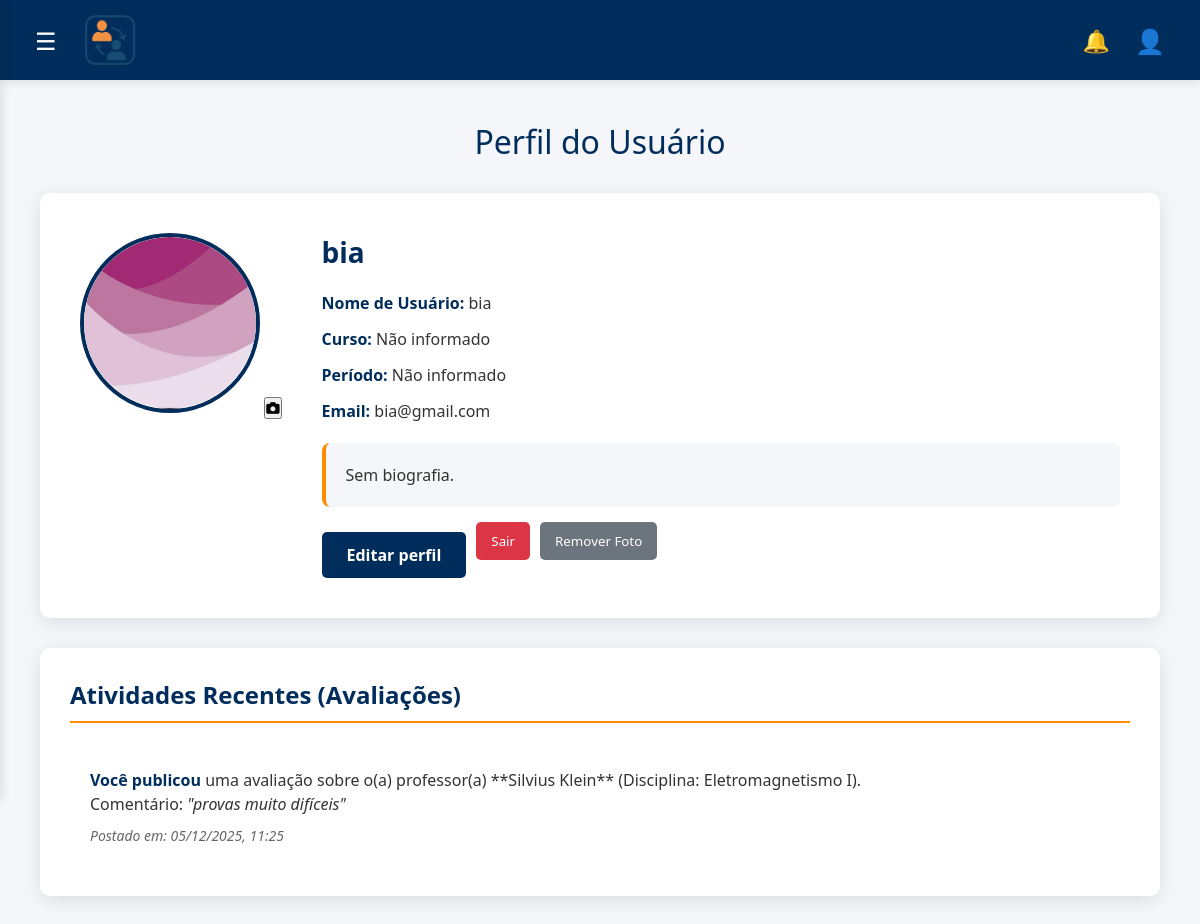
The app's page /perfil/ (signed in) with its own data.
### core/models.py (models this page shows, shortened)
class UserProfile(models.Model):
    user = models.OneToOneField(settings.AUTH_USER_MODEL, on_delete=models.CASCADE)
    foto_perfil = models.ImageField(default='perfil_padrao.png', upload_to='profile_pics')
    curso = models.CharField(max_length=100, blank=True, null=True)
    periodo = models.CharField(max_length=20, blank=True, null=True) # <-- ESTE NOME É CRÍTICO
    bio = models.TextField(max_length=500, blank=True, null=True)

class Avaliacao(models.Model):
    usuario = models.ForeignKey(User, on_delete=models.CASCADE)
    disciplina = models.ForeignKey(Disciplina, on_delete=models.CASCADE)
    professor = models.ForeignKey(Professor, on_delete=models.CASCADE)
    nota = models.DecimalField(max_digits=3, decimal_places=1)
    comentario = models.TextField()
    data_criacao = models.DateTimeField(auto_now_add=True)

class Professor(models.Model):
    nome = models.CharField(max_length=200, unique=True)
    def __str__(self):
        return self.nome

class Disciplina(models.Model):
    nome = models.CharField(max_length=100, unique=True)
    codigo = models.CharField(max_length=10, unique=True, blank=True, null=True)

### core/views.py (the view)
# urls.py: path('perfil/', views.perfil, name='perfil'),
@login_required
def perfil(request):
    usuario_logado = request.user
    profile_instance, created = UserProfile.objects.get_or_create(user=usuario_logado)
    if request.method == 'POST':
        p_form = ProfileUpdateForm(request.POST, request.FILES, instance=profile_instance)
        u_form = UserUpdateForm(request.POST, instance=usuario_logado)
        p_form_data = PerfilUpdateForm(request.POST, instance=profile_instance)
        if u_form.is_valid() and p_form_data.is_valid() and p_form.is_valid():
            u_form.save()
            p_form_data.save()
            p_form.save()
            messages.success(request, 'Seu perfil foi atualizado com sucesso!')
            return redirect('perfil')
        else:
            messages.error(request, 'Erro ao atualizar o perfil. Verifique os campos.')
    else:
        p_form = ProfileUpdateForm(instance=profile_instance)
        u_form = UserUpdateForm(instance=usuario_logado)
        p_form_data = PerfilUpdateForm(instance=profile_instance)
    atividades = Avaliacao.objects.filter(usuario=usuario_logado).order_by('-data_criacao')[:5]
    context = {
        'usuario': usuario_logado,
        'atividades': atividades,
        'profile_form': p_form,
        'u_form': u_form,
        'p_form_data': p_form_data,
        'profile_data': profile_instance,
    }
    return render(request, 'core/perfil.html', context)

### core/templates/core/perfil.html (shortened to what this page needs)
{% load static %}
<!DOCTYPE html>
<html lang="pt-BR">
<head>
    <link rel="stylesheet" href="{% static 'css/estilo/perfil.css' %}">
    <link rel="stylesheet" href="https://cdnjs.cloudflare.com/ajax/libs/font-awesome/6.5.2/css/all.min.css">
</head>
<body>
    <div class="header-container">
        <div class="logo-area">
            <div class="menu-icon hamburger" id="menuToggle">☰</div>
            <img id="logo" src="{% static 'img/image-removebg-preview.png' %}" alt="Logo Vinculou">
        </div>
       <div class="user-area">
            <div class="notification-icon">🔔</div>
            {% if request.user.is_authenticated %}
                <div class="profile-dropdown-container">
                    <div class="profile-icon" id="profileToggle">👤</div>
                </div>
            {% else %}
                <a href="{% url 'login' %}">
                    <div class="profile-icon">👤</div>
                </a>
            {% endif %}
        </div>
    </div>
    <div class="principal">
        <h1 class="titulo-principal">Perfil do Usuário</h1>
        <div class="perfil-card">
            <form method="post" enctype="multipart/form-data" action="{% url 'perfil' %}" class="perfil-foto-container">
                <div class="perfil-foto" id="photoArea">
                    <img id="profileImage" src="{{ profile_data.foto_perfil.url }}" alt="Foto de perfil">
                    <button type="button" class="upload-trigger" onclick="document.getElementById('id_foto_perfil').click()">
                        <i class="fas fa-camera"></i>
                    </button>
                </div>
            </form>
            <div class="perfil-info">
                <h1>{{ usuario.first_name|default:usuario.username }} {{ usuario.last_name }}</h1>
                <p><strong>Nome de Usuário:</strong> {{ usuario.username }}</p>
                <p><strong>Curso:</strong> {{ profile_data.curso|default:"Não informado" }}</p>
                <p><strong>Período:</strong> {{ profile_data.periodo|default:"Não informado" }}</p>
                <p><strong>Email:</strong> {{ usuario.email|default:"Não cadastrado" }}</p>
                <p class="bio">
                    {{ profile_data.bio|default:"Sem biografia." }}
                </p>
                <div style="margin-top: 15px; display: flex; gap: 10px;">
                    <a href="{% url 'editar_perfil_detalhes' %}">
                        <button class="editar-btn">Editar perfil</button>
                    </a>
                    {% if request.user.is_authenticated %}
                        <form method="post" action="{% url 'logout' %}" style="display: inline;">
                            <button type="submit" class="logout-btn" style="background-color: #dc3545; color: white; border: none; padding: 10px 15px; border-radius: 5px; cursor: pointer;">
                                Sair
                            </button>
                        </form>
                        <form method="post" action="{% url 'deletar_foto_perfil' %}" style="display: inline;" id="deletePhotoForm">
                            <button type="submit" id="deleteProfileBtn" style="display:none; background-color: #6c757d; color: white; border: none; padding: 10px 15px; border-radius: 5px; cursor: pointer;">
                                Remover Foto
                            </button>
                        </form>
                    {% endif %}
                </div>
            </div>
        </div>
        <div class="atividades-container">
            <h2 class="atividades-titulo">Atividades Recentes (Avaliações)</h2>
            {% for atividade in atividades %}
                <div class="atividade-item">
                    <p class="atividade-texto">
                        <strong>Você publicou</strong> uma avaliação sobre o(a) professor(a) **{{ atividade.professor }}** (Disciplina: {{ atividade.disciplina.nome }}).
                        <br>
                        Comentário: <em>"{{ atividade.comentario|truncatechars:50 }}"</em>
                    </p>
                    <span class="atividade-tempo">
                        Postado em: {{ atividade.data_criacao|date:"d/m/Y, H:i" }}
                    </span>
                </div>
            {% empty %}
                <div class="atividade-item">
                    <p>Nenhuma avaliação publicada recentemente.</p>
                </div>
            {% endfor %}
        </div>
    </div>
</body>
</html>

### core/static/css/estilo/perfil.css (style rules this page uses)
* { margin: 0; padding: 0; box-sizing: border-box; font-family: 'Segoe UI', Tahoma, Geneva, Verdana, sans-serif; }
body { background-color: #F4F6F9; min-height: 100vh; }
.header-container { background-color: #002D5B; color: #FFFFFF; display: flex; justify-content: space-between; align-items: center; padding: 15px 30px; box-shadow: 0 2px 10px rgba(0, 0, 0, 0.1); }
.logo-area, .user-area { display: flex; align-items: center; gap: 20px; }
#logo { width: 50px; height: 50px; }
.menu-icon, .profile-icon, .notification-icon { font-size: 22px; cursor: pointer; }
.menu-icon { margin-right: 15px; font-size: 18px; width: 20px; text-align: center; }
.menu-icon.hamburger { font-size: 24px; cursor: pointer; padding: 5px; border-radius: 4px; transition: background-color 0.3s; }
.principal { padding: 40px; max-width: 1200px; margin: 0 auto; }
.titulo-principal { font-size: 32px; font-weight: 300; color: #002D5B; margin-bottom: 30px; text-align: center; }
.perfil-card { background-color: #FFFFFF; padding: 40px; border-radius: 10px; box-shadow: 0 4px 20px rgba(0, 0, 0, 0.1); margin-bottom: 30px; display: flex; gap: 40px; align-items: flex-start; }
.perfil-foto { flex-shrink: 0; text-align: center; }
.perfil-foto img { width: 180px; height: 180px; border-radius: 50%; object-fit: cover; border: 4px solid #002D5B; }
.perfil-info { flex: 1; }
.perfil-info h1 { font-size: 28px; font-weight: 600; color: #002D5B; margin-bottom: 20px; }
.perfil-info p { margin-bottom: 12px; font-size: 16px; line-height: 1.5; color: #333333; }
.perfil-info strong { color: #002D5B; }
.bio { background-color: #F4F6F9; padding: 20px; border-radius: 8px; margin: 20px 0; border-left: 4px solid #FF8C00; }
.editar-btn { background-color: #002D5B; color: #FFFFFF; border: none; padding: 12px 25px; font-size: 16px; font-weight: bold; border-radius: 5px; cursor: pointer; transition: background-color 0.3s, transform 0.2s; margin-top: 10px; }
.atividades-container { background-color: #FFFFFF; padding: 30px; border-radius: 10px; box-shadow: 0 4px 20px rgba(0, 0, 0, 0.1); }
.atividades-titulo { font-size: 24px; font-weight: 600; color: #002D5B; margin-bottom: 25px; padding-bottom: 10px; border-bottom: 2px solid #FF8C00; }
.atividade-item { padding: 20px; border-bottom: 1px solid #F4F6F9; transition: background-color 0.3s; }
.atividade-item:last-child { border-bottom: none; }
.atividade-texto { font-size: 16px; line-height: 1.5; color: #333333; margin-bottom: 8px; }
.atividade-texto strong { color: #002D5B; }
.atividade-tempo { font-size: 14px; color: #666666; font-style: italic; }
.profile-dropdown-container { position: relative; cursor: pointer; }
.profile-icon { font-size: 24px; padding: 5px; }

### records on screen
UserProfile: foto_perfil (picture), curso "Não informado", periodo "Não informado", bio "Sem biografia."
Avaliacao: professor "Silvius Klein", disciplina.nome "Eletromagnetismo I", comentario "provas muito difíceis", data_criacao "05/12/2025, 11:25"

### other values on screen
{{ usuario.first_name|default:usuario.username }} "bia"
{{ usuario.username }} "bia"
{{ usuario.email|default:"Não cadastrado" }} "bia@gmail.com"
